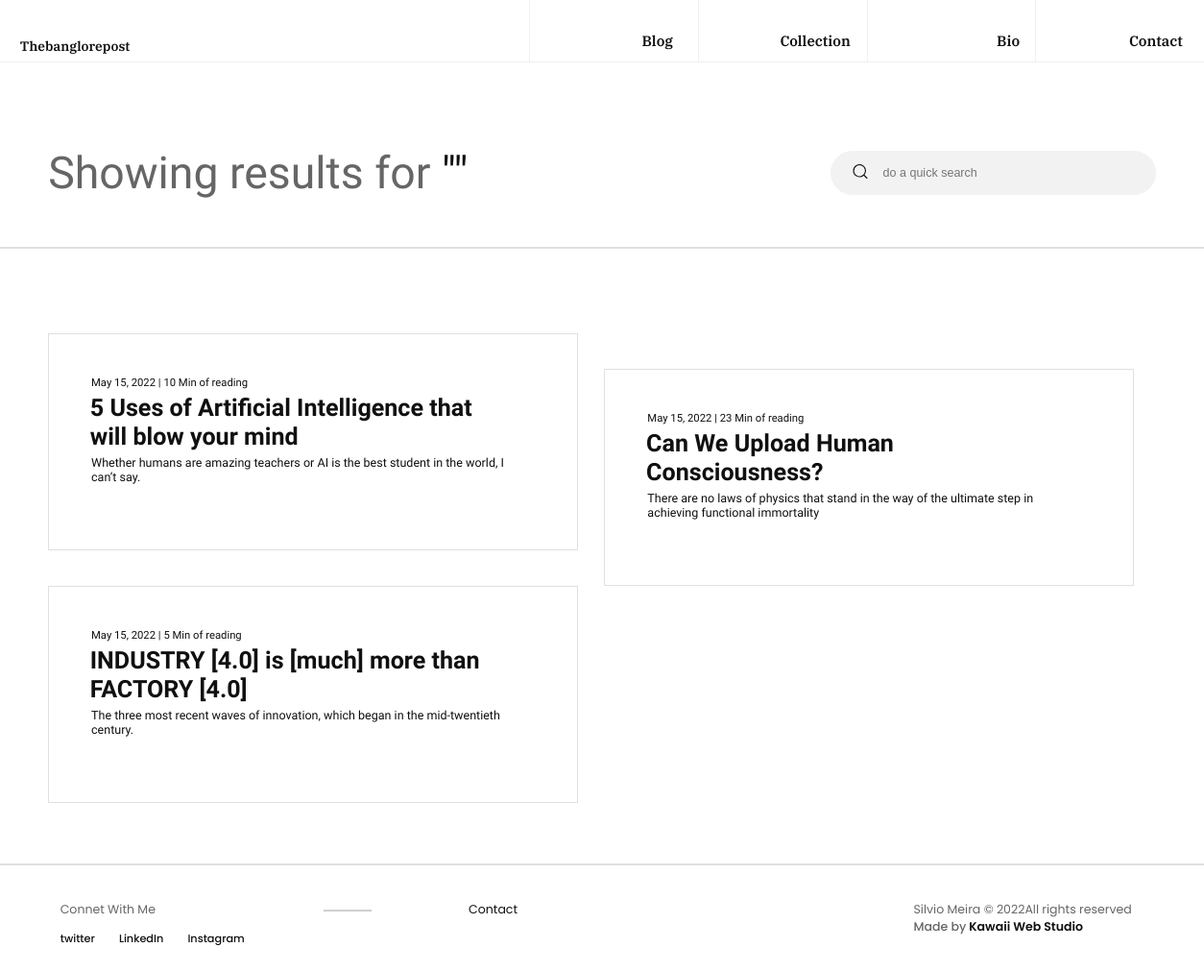
The app's page /search/ with its own data.
### core/models.py (models this page shows, shortened)
class Post(models.Model):
    category = models.ForeignKey(Category, related_name='posts', on_delete=models.CASCADE)
    title = models.CharField(max_length=255)
    shortDis = models.TextField()
    slug = models.SlugField()
    readMin = models.CharField(max_length=255)
    firstPara = models.TextField()
    secondPara = models.TextField()
    thirdPara = models.TextField()
    imageFirst = models.ImageField(null=True)
    fourthPara = models.TextField(blank=True)
    fifthPara = models.TextField(blank=True)
    sixthPara = models.TextField(blank=True)
    imageSecond = models.ImageField(null=True, blank=True)
    seventhPara = models.TextField(blank=True)
    created_at = models.DateTimeField(auto_now_add=True)
    class Meta:
        ordering = ('-created_at',)

### core/views.py (the view)
# urls.py: path('search/', views.search, name='search'),
def search(request):
    query = request.GET.get('query', '')
    posts = Post.objects.filter(Q(title__icontains=query) | Q(shortDis__icontains=query))
    return render(request, 'core/search.html', {'posts': posts, 'query': query})

### core/templates/core/search.html (shortened to what this page needs)
{% extends "core/base.html" %}
{% block content %}
<div class="coll__div1">
    <div class="coll__div2">
        <div class="home__div3">
            <div class="home__div4">
                <p class="span__coll" style="color: #666;">Showing results for <span style="color: #101010;">"{{query}}"</span></p>
            </div>
            <div class="home__div5">
                <div class="home__div6">
                </div>
                <form action="{% url 'search' %}" method="get">
                    <input type="text" placeholder="do a quick search" class="home__input1" id="home__input1" name="query">
                </form>
            </div>
        </div>
    </div>
    <div class="coll__div4"></div>
    <div class="coll__div5">
        <div class="home__div16">
            <div class="home__div17">
                <div class="home__div18">
                    {% for post in posts %}
                        <a href="{% url 'details' post.category.slug post.slug %}">
                            <div class="home__div19">
                                <div class="home__div20">
                                    <p> {{post.created_at|date:'M d, Y'}} | {{post.readMin}} of reading</p>
                                </div>
                                <div class="home__div21">
                                    <h4>{{post.title}}</h4>
                                </div>
                                <div class="home__div22">
                                    <p>{{post.shortDis}}</p>
                                </div>
                            </div>
                        </a>
                    {% endfor %}
                    </div>
                </div>
            </div>
    </div>
    </div>
</div>
{% endblock content %}

### static/styles/index.css (style rules this page uses)
* { margin: 0; padding: 0; box-sizing: border-box; }
body { background-color: #fff; color: #101010; font-family: "Poppins", sans-serif; overflow-x: hidden; width: 100%; height: 100%; }
a { color: #101010; text-decoration: none; }
.home__div3 { display: flex; justify-content: space-between; align-items: center; }
.home__div5 { display: flex; }
.home__div6 { position: relative; left: 3.5vw; top: 1.15vw; }
.home__svg1 { height: 1.2vw; }
.home__input1 { background-color: #f2f2f2; border: 0.01vw solid #f2f2f2; background-repeat: no-repeat; width: 27vw; height: 3.7vw; outline: none; border-radius: 3vw; font-size: 1vw; padding-left: 4.25vw; padding-right: 1.125vw; }
.home__div4 { font-size: 3.7vw; }
.home__div16 { margin-top: 5vw; }
.home__div18 { display: flex; flex-wrap: wrap; }
.home__div18 a { margin-left: 2.2vw; }
.home__div18 a:nth-child(1) { margin-left: 0vw; }
.home__div18 a:nth-child(odd) { margin-left: 0vw; }
.home__div18 a:nth-child(even) { margin-top: 3vw; }
.home__div19 { border: 0.01vw solid #e0e0e0; width: 44vw; padding: 3.5vw; height: 18vw; }
.home__div20 { font-size: 0.9vw; }
.home__div21 { font-size: 2vw; line-height: 3.5vw; font-weight: 400; position: relative; top: -2.6vw; left: -2.3vw; }
.home__div22 { width: 35vw; font-size: 1vw; font-weight: 500; margin-top: -2.3vw; }
.coll__div1 { font-family: "IBM Plex Sans Devanagari", sans-serif; }
.coll__div2 { margin-top: 7vw; margin-left: 4vw; margin-right: 4vw; }
.home__div4 { display: flex; }
.span__coll { font-size: 3.7vw; }
.coll__div4 { border: 0.01vw solid #e0e0e0; margin-top: 4vw; }
.coll__div5 { margin-top: 7vw; margin-left: 4vw; margin-right: 4vw; }
.home__div16 { margin-top: 5vw; margin-bottom: 5vw; }
.home__div18 div { margin-left: 2.2vw; }
.home__div18 div:nth-child(1) { margin-left: 0vw; }
.home__div18 div:nth-child(odd) { margin-left: 0vw; }
.home__div18 div:nth-child(even) { margin-top: 3vw; }
.home__div21 { font-size: 2vw; line-height: 2.4vw; font-weight: 400; position: relative; top: -2.6vw; left: -2.3vw; }

### records on screen
Post: created_at "May 15, 2022", readMin "10 Min", title "5 Uses of Artificial Intelligence that will blow your mind", shortDis "Whether humans are amazing teachers or AI is the best student in the world, I can’t say."
Post: created_at "May 15, 2022", readMin "23 Min", title "Can We Upload Human Consciousness?", shortDis "There are no laws of physics that stand in the way of the ultimate step in achieving functional immortality"
Post: created_at "May 15, 2022", readMin "5 Min", title "INDUSTRY [4.0] is [much] more than FACTORY [4.0]", shortDis "The three most recent waves of innovation, which began in the mid-twentieth century."
